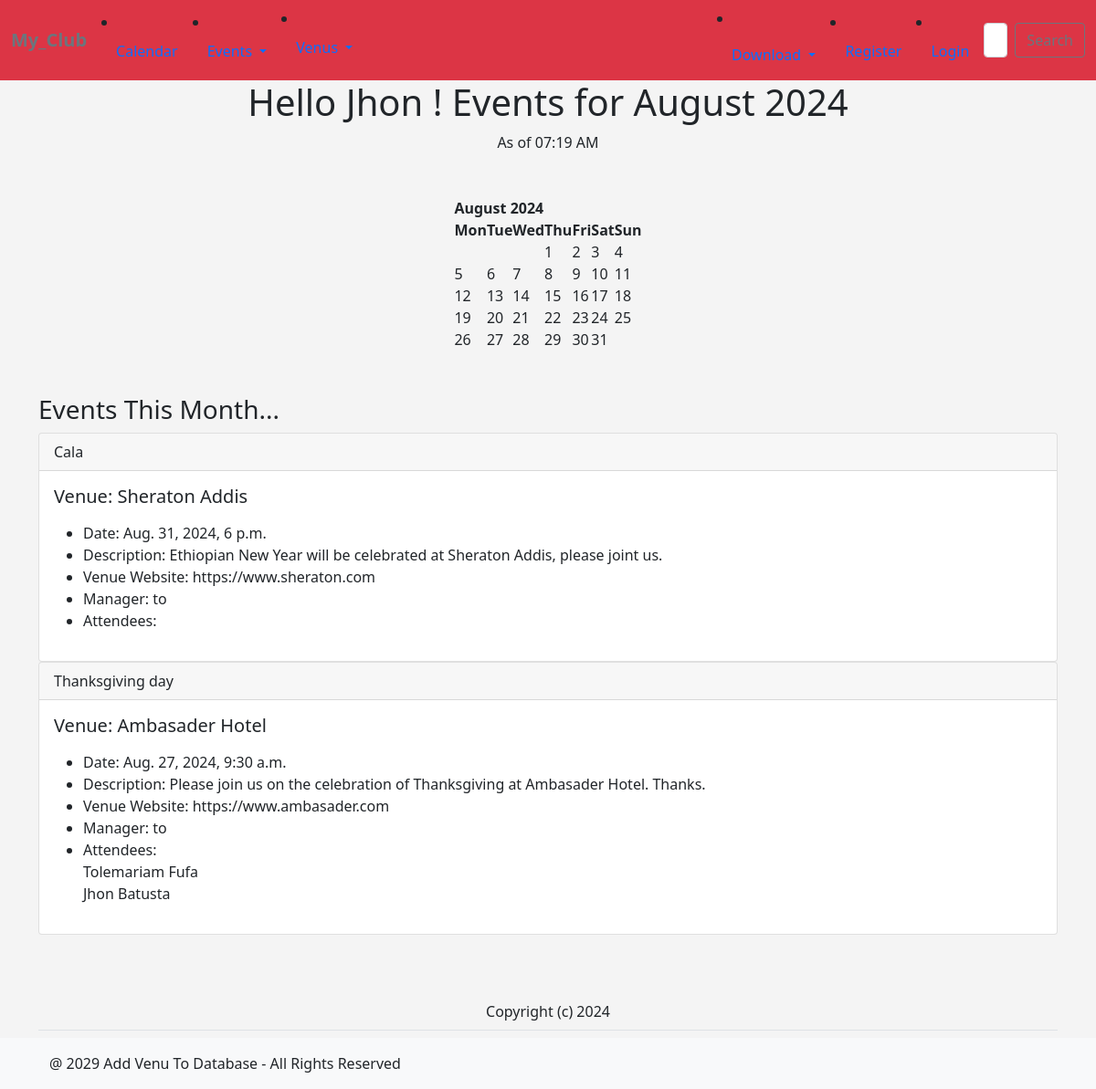
The app's page /index/ with its own data.
### formsapp/models.py (models this page shows, shortened)
class MyClubUser(models.Model):
    firs_name = models.CharField(max_length=30)
    last_name = models.CharField(max_length=30)
    email = models.EmailField('User Email')
    def __str__(self):
        return self.firs_name + ' ' + self.last_name

class Event(models.Model):
    name = models.CharField('Event Name', max_length=120)
    event_date = models.DateTimeField('Event Date')
    venue = models.ForeignKey(Venue, blank=True, null=True, on_delete=models.CASCADE)
    manager = models.ForeignKey(User, blank=True, null=True, on_delete=models.SET_NULL)
    description = models.TextField(blank=True)
    attendees = models.ManyToManyField(MyClubUser, blank=True)
    approved = models.BooleanField("Approved", default=False)
    def __str__(self):
        return self.name

class Venue(models.Model):
    name = models.CharField('Venue Name', max_length=100)
    address = models.CharField(max_length=100)
    zip_code = models.CharField('Zip Code', max_length=100)
    phone = models.CharField('Contact Phone', max_length=20, blank=True)
    web = models.URLField('Website Address', blank=True, null=True)
    email_address = models.EmailField('Email Address', max_length=100, blank=True)
    owner = models.IntegerField("Venue Owner", blank=False, default=1)
    venue_image = models.ImageField(null=True, blank=True, upload_to='images/')
    def __str__(self):
        return self.name

### formsapp/views.py (the view)
# urls.py: path("index/", views.index, name='index'),
def index(request, year=datetime.now().year, month=datetime.now().strftime('%B')):
    name = "Jhon"
    month = month.capitalize()
    month_number = list(calendar.month_name).index(month)
    month_number = int(month_number)
    now = datetime.now()
    current_year = now.year
    event_list = Event.objects.filter(
        event_date__year = year,
        event_date__month = month_number
    )
    time = now.strftime('%I:%M %p')
    cal = HTMLCalendar().formatmonth(
        year,
        month_number)
    return render(request,
            'formsapp/index.html', {
            "name": name,
            "year": year,
            "month": month,
            "month_number": month_number,
            "cal":cal,
            "current_year": current_year,
            "time": time,
            "event_list": event_list
            })

### formsapp/templates/formsapp/index.html (shortened to what this page needs)
{% extends "formsapp/base.html" %}
{% block content %}
<center>
    <h1> Hello {{ name }} ! Events for {{ month }} {{ year }}</h1>
As of {{ time }}
<br/><br/><br/>
{{ cal|safe }}
<br/></br>
</center>
<h3>Events This Month...</h3>
{% if event_list %}
{% for event in event_list %}
    <div class="card">
        <div class="card-header">
        {{ event }}
        </div>
    <div class="card-body">
      <h5 class="card-title"> Venue: {{ event.venue }}</h5>
      <p class="card-text">
        <ul>
            <li>Date: {{ event.event_date }}</li>
            <li>Description: {{ event.description }}</li>
            <li>Venue Website: {{ event.venue.web }}</li>
            <li>Manager: {{ event.manager }}</li>
            <li>Attendees:<br/>
                {% for user in event.attendees.all %}
                {{ user }}<br/>
                {% endfor %}
                </li>
                </ul>
            </p>
    </div>
    </div>
{% endfor %}
{% else %}
Sorry... There are no events this month!
{% endif %}
<center>
<br/><br/><br/>
Copyright (c) {{ current_year }}
</center>
{% endblock content %}

### formsapp/templates/formsapp/base.html (style rules this page uses)
body { background: #f4f4f4; }

### records on screen
MyClubUser: firs_name "Jhon", firs_name+last_name "Jhon Batusta"
Event: name "Cala", venue "Sheraton Addis", event_date "Aug. 31, 2024, 6 p.m.", description "Ethiopian New Year will be celebrated at Sheraton Addis, please joint us.", venue.web "https://www.sheraton.com", manager "to"
Event: name "Thanksgiving day", venue "Ambasader Hotel", event_date "Aug. 27, 2024, 9:30 a.m.", description "Please join us on the celebration of Thanksgiving at Ambasader Hotel. Thanks.", venue.web "https://www.ambasader.com", manager "to"
MyClubUser: firs_name+last_name "Tolemariam Fufa"

### other values on screen
{{ month }} "August"
{{ cal|safe }} "August 2024 Mon Tue Wed Thu Fri Sat Sun 1 2 3 4 5 6 7 8 9 10 11 12 13 14 15 16 17 18 19 20 21 22 23 24 25 26 27 28 29 30 31"
